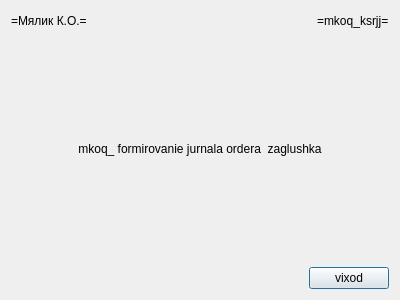
<?xml version="1.0" encoding="UTF-8"?>
<ui version="4.0">
 <class>mkoq_ksrjj</class>
 <widget class="QDialog" name="mkoq_ksrjj">
  <property name="windowModality">
   <enum>Qt::ApplicationModal</enum>
  </property>
  <property name="geometry">
   <rect>
    <x>0</x>
    <y>0</y>
    <width>400</width>
    <height>300</height>
   </rect>
  </property>
  <property name="windowTitle">
   <string>mkoq_ksrjj</string>
  </property>
  <layout class="QVBoxLayout" name="verticalLayout">
   <item>
    <layout class="QHBoxLayout" name="horizontalLayout">
     <item>
      <widget class="QLabel" name="mkoq_ksrjj_xxsma_l">
       <property name="text">
        <string>=Мялик К.О.=</string>
       </property>
      </widget>
     </item>
     <item>
      <spacer name="horizontalSpacer">
       <property name="orientation">
        <enum>Qt::Horizontal</enum>
       </property>
       <property name="sizeHint" stdset="0">
        <size>
         <width>40</width>
         <height>20</height>
        </size>
       </property>
      </spacer>
     </item>
     <item>
      <widget class="QLabel" name="mkoq_ksrjj_xxprg_l">
       <property name="text">
        <string>=mkoq_ksrjj=</string>
       </property>
      </widget>
     </item>
    </layout>
   </item>
   <item>
    <spacer name="verticalSpacer">
     <property name="orientation">
      <enum>Qt::Vertical</enum>
     </property>
     <property name="sizeHint" stdset="0">
      <size>
       <width>20</width>
       <height>96</height>
      </size>
     </property>
    </spacer>
   </item>
   <item>
    <widget class="QLabel" name="mkoq_ksrjj_xxtitle_l">
     <property name="text">
      <string>mkoq_ formirovanie jurnala ordera  zaglushka</string>
     </property>
     <property name="alignment">
      <set>Qt::AlignCenter</set>
     </property>
    </widget>
   </item>
   <item>
    <spacer name="verticalSpacer_2">
     <property name="orientation">
      <enum>Qt::Vertical</enum>
     </property>
     <property name="sizeHint" stdset="0">
      <size>
       <width>20</width>
       <height>96</height>
      </size>
     </property>
    </spacer>
   </item>
   <item>
    <layout class="QHBoxLayout" name="horizontalLayout_2">
     <item>
      <spacer name="horizontalSpacer_2">
       <property name="orientation">
        <enum>Qt::Horizontal</enum>
       </property>
       <property name="sizeHint" stdset="0">
        <size>
         <width>40</width>
         <height>20</height>
        </size>
       </property>
      </spacer>
     </item>
     <item>
      <widget class="QPushButton" name="mkoq_ksrjj_exit_c">
       <property name="text">
        <string>vixod</string>
       </property>
      </widget>
     </item>
    </layout>
   </item>
  </layout>
 </widget>
 <resources/>
 <connections/>
</ui>
